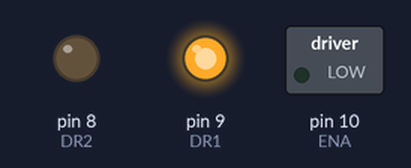
Bench run of a sketch on a simulated Arduino Uno, built with avr-gcc and run on an emulated ATmega328P. Shown: switched loads named in the sketch (green lamp = pin HIGH), output pins drawn as LEDs (lit = HIGH).

Above: at 0.2 s.
At 1.0 s:
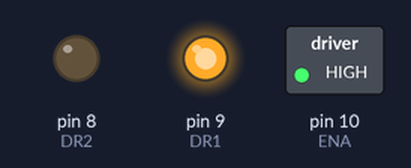
At 2.3 s:
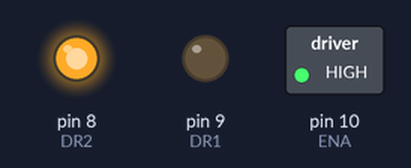
Timing chart, 0 to 3.6 s (numbered marks = the images above):
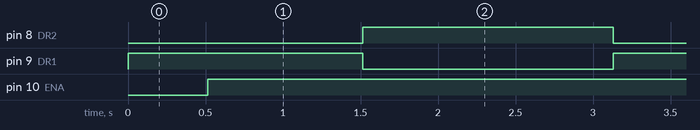

Measured:
- by itself, pin 8 (DR2): alternates HIGH for 1.6 s and LOW for 1.5 s
- by itself, pin 9 (DR1): alternates HIGH for 1.5 s and LOW for 1.6 s
- by itself, pin 10 (ENA): LOW → HIGH at 0.51 s

The sketch:

controll-motor-basic.ino
```cpp
//Wiring Connections
#define ENA 10  // Pin #10 or Any pin that supports PWM output, for variable speed control
#define DR1 9   // Pin #9 or Any pin with digital output, for directional control
#define DR2 8   // Pin #8 or Any pin with digital output, for directional control

void setup(){
  // All motor control pins are outputs
  pinMode(ENA, OUTPUT);
  pinMode(DR1, OUTPUT);
  pinMode(DR2, OUTPUT);
}

void runMotorCW(){
  // Set the motor to run in one direction, this depends on your wiring
  digitalWrite(DR1, HIGH);
  digitalWrite(DR2, LOW);

  for( int i = 0; i < 256 ; i++ ){
    // Slowly ramp up the speed
    analogWrite(ENA, i);
    // Adding a bit of delay
    delay(2);
  }
}

void runMotorCCW(){// turn motor the otherway.
  digitalWrite(DR1, LOW);
  digitalWrite(DR2, HIGH);

  for( int i = 0; i < 256 ; i++ ){
    // Slowly ramp up the speed
    analogWrite(ENA, i);
    // Adding a bit of delay
    delay(2);
  }

  delay(100);
}

void stopMotor(){
  // Stop the motor
  analogWrite(ENA, 0);
}

void loop(){
  runMotorCW();
  delay(1000);
  runMotorCCW();
  delay(1000);
  stopMotor();
}
```
